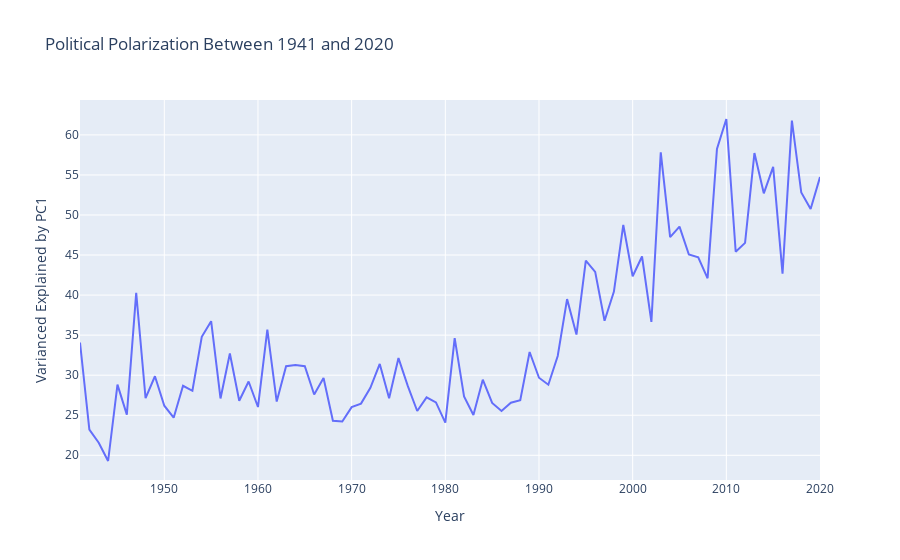

Notebook code for this chart:
### Code cell
from ipywidgets import HBox, VBox
AppLayout(header = display(polarization), left_sidebar = plot, right_sidebar = issues)

### Figure 1 — Plotly figure (JSON) as saved in the notebook; plotly's stock layout.template omitted (floating-point values rounded to 4 significant figures)
{"data": [{"hovertemplate": "Year=%{x}<br>Varianced Explained by PC1=%{y}<extra></extra>", "legendgroup": "", "line": {"color": "#636efa", "dash": "solid"}, "mode": "lines", "name": "", "orientation": "v", "showlegend": false, "type": "scatter", "x": [1941, 1942, 1943, 1944, 1945, 1946, 1947, 1948, 1949, 1950, 1951, 1952, 1953, 1954, 1955, 1956, 1957, 1958, 1959, 1960, 1961, 1962, 1963, 1964, 1965, 1966, 1967, 1968, 1969, 1970, 1971, 1972, 1973, 1974, 1975, 1976, 1977, 1978, 1979, 1980, 1981, 1982, 1983, 1984, 1985, 1986, 1987, 1988, 1989, 1990, 1991, 1992, 1993, 1994, 1995, 1996, 1997, 1998, 1999, 2000, 2001, 2002, 2003, 2004, 2005, 2006, 2007, 2008, 2009, 2010, 2011, 2012, 2013, 2014, 2015, 2016, 2017, 2018, 2019, 2020], "xaxis": "x", "y": [34.08, 23.21, 21.57, 19.29, 28.82, 25.07, 40.27, 27.13, 29.87, 26.19, 24.69, 28.67, 28.05, 34.79, 36.74, 27.1, 32.71, 26.8, 29.22, 26.03, 35.69, 26.71, 31.12, 31.26, 31.12, 27.59, 29.66, 24.32, 24.22, 26.01, 26.45, 28.42, 31.41, 27.11, 32.13, 28.63, 25.53, 27.24, 26.6, 24.08, 34.63, 27.35, 25.03, 29.44, 26.53, 25.53, 26.56, 26.87, 32.9, 29.68, 28.81, 32.4, 39.5, 35.07, 44.31, 42.9, 36.8, 40.43, 48.76, 42.36, 44.82, 36.66, 57.83, 47.23, 48.55, 45.07, 44.71, 42.1, 58.25, 61.98, 45.41, 46.52, 57.73, 52.71, 56.02, 42.68, 61.78, 52.8, 50.75, 54.73], "yaxis": "y"}], "layout": {"legend": {"tracegroupgap": 0}, "title": {"text": "Political Polarization Between 1941 and 2020"}, "xaxis": {"anchor": "y", "domain": [0, 1], "title": {"text": "Year"}}, "yaxis": {"anchor": "x", "domain": [0, 1], "title": {"text": "Varianced Explained by PC1"}}}}
